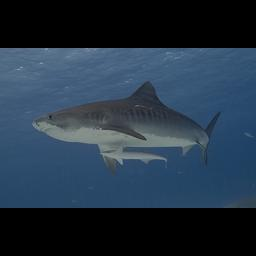
#> input picture imagenet-sample-images-resized/n01491361_tiger_shark.JPEG, 256 x 256 px; its folder holds only this picture in this run
$ python outline.py
#> lines starting #> are read from the running program, lines starting #| are printed output that depends on the picture
import numpy as np
from scipy import ndimage
from PIL import Image
import os

def get_outline(image_path, save_path_img, save_path_npy):
    # Load the image in grayscale
    image = np.array(Image.open(image_path))
#> image is the input picture: shape (256, 256, 3); mean R, G, B 36.1, 52.2, 68.3
    image = image.mean(axis=2)
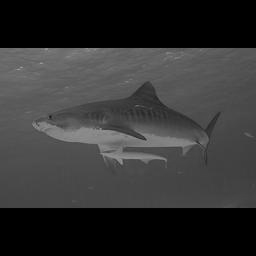
#> image: shape (256, 256) float64; min 0, max 157.7, mean 52.2

    # Define Sobel kernels
    sobel_x_kernel = np.array([[-1, 0, 1],
                            [-2, 0, 2],
                            [-1, 0, 1]])

    sobel_y_kernel = np.array([[ 1,  2,  1],
                            [ 0,  0,  0],
                            [-1, -2, -1]])

    # Convolve image with Sobel kernels
    sobel_x = ndimage.convolve(image.astype(float), sobel_x_kernel)
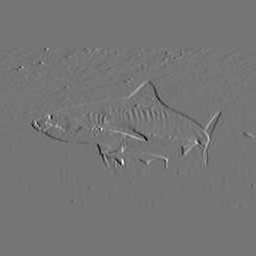
#> sobel_x: shape (256, 256) float64; min -249, max 291, mean 0.3; drawn with min black and max white
    sobel_y = ndimage.convolve(image.astype(float), sobel_y_kernel)
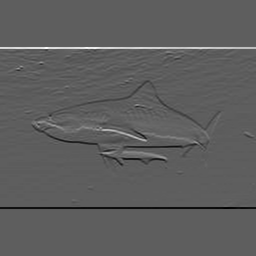
#> sobel_y: shape (256, 256) float64; min -328.3, max 562, mean 0; drawn with min black and max white

    # Compute gradient magnitude
    sobel_magnitude = np.hypot(sobel_x, sobel_y)  # sqrt(x^2 + y^2)
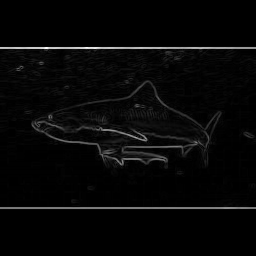
#> sobel_magnitude: shape (256, 256) float64; min 0, max 562.1, mean 16.1; drawn with min black and max white
    sobel_magnitude = sobel_magnitude / sobel_magnitude.max()  # Normalize
    sobel_magnitude = (np.round(sobel_magnitude * 3).astype(int) * 255 // 3).astype(np.uint8)
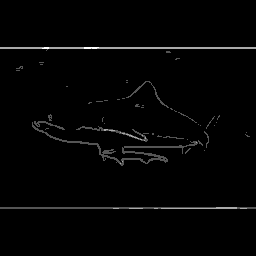
#> sobel_magnitude: shape (256, 256); min 0, max 255, mean 3.9

    Image.fromarray(sobel_magnitude).save(save_path_img)
    np.save(save_path_npy, sobel_magnitude)


in_dir_name = 'imagenet-sample-images-resized'
out_dir_name_img = 'imagenet-sample-images-outlines-img'
out_dir_name_npy = 'imagenet-sample-images-outlines-npy'

for file_name in os.listdir(in_dir_name):
    file_name_no_ext = file_name[:file_name.rfind('.')]
    image_path = f'{in_dir_name}/{file_name}'
    save_path_img = f'{out_dir_name_img}/{file_name_no_ext}.png'
    save_path_npy = f'{out_dir_name_npy}/{file_name_no_ext}.npy'
    get_outline(image_path, save_path_img, save_path_npy)

$ run again, on imagenet-sample-images-resized/n01592084_chickadee.JPEG
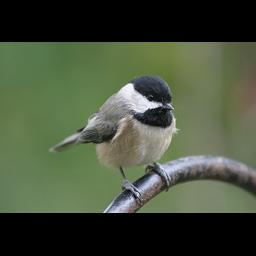
#> input picture imagenet-sample-images-resized/n01592084_chickadee.JPEG, 256 x 256 px
#> in get_outline, image is the input picture: shape (256, 256, 3); mean R, G, B 70.7, 80.6, 59.8
#> image: shape (256, 256) float64
#> in get_outline, `sobel_y = ndimage.convolve(image.astype(float), sobel_y_kernel)`:
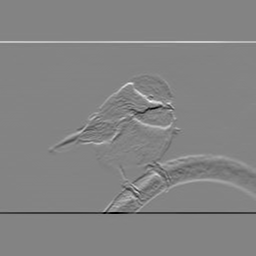
#> sobel_y: shape (256, 256) float64; min -835.3, max 782.7, mean 0; drawn with min black and max white
#> in get_outline, `sobel_magnitude = (np.round(sobel_magnitude * 3).astype(int) * 255 // ..`:
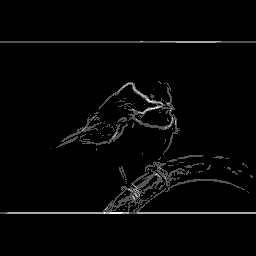
#> sobel_magnitude: shape (256, 256); min 0, max 255, mean 6.1
